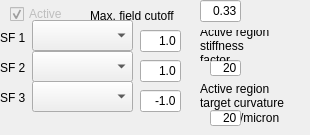
          <widget class="QWidget" name="tab_6">
           <attribute name="title">
            <string>Fold 1</string>
           </attribute>
           <widget class="QLineEdit" name="lineEdit_gamma1">
            <property name="geometry">
             <rect>
              <x>140</x>
              <y>30</y>
              <width>41</width>
              <height>22</height>
             </rect>
            </property>
            <property name="text">
             <string>1.0</string>
            </property>
            <property name="alignment">
             <set>Qt::AlignRight|Qt::AlignTrailing|Qt::AlignVCenter</set>
            </property>
           </widget>
           <widget class="QLabel" name="label_3">
            <property name="geometry">
             <rect>
              <x>0</x>
              <y>60</y>
              <width>31</width>
              <height>16</height>
             </rect>
            </property>
            <property name="text">
             <string>SF 2</string>
            </property>
           </widget>
           <widget class="QLineEdit" name="lineEdit_gamma2">
            <property name="geometry">
             <rect>
              <x>140</x>
              <y>60</y>
              <width>41</width>
              <height>22</height>
             </rect>
            </property>
            <property name="text">
             <string>1.0</string>
            </property>
            <property name="alignment">
             <set>Qt::AlignRight|Qt::AlignTrailing|Qt::AlignVCenter</set>
            </property>
           </widget>
           <widget class="QComboBox" name="comboBox_sf1">
            <property name="geometry">
             <rect>
              <x>32</x>
              <y>20</y>
              <width>101</width>
              <height>31</height>
             </rect>
            </property>
           </widget>
           <widget class="QLabel" name="label_2">
            <property name="geometry">
             <rect>
              <x>0</x>
              <y>30</y>
              <width>31</width>
              <height>16</height>
             </rect>
            </property>
            <property name="text">
             <string>SF 1</string>
            </property>
           </widget>
           <widget class="QLabel" name="label_18">
            <property name="geometry">
             <rect>
              <x>90</x>
              <y>0</y>
              <width>111</width>
              <height>31</height>
             </rect>
            </property>
            <property name="text">
             <string>Max. field cutoff</string>
            </property>
           </widget>
           <widget class="QComboBox" name="comboBox_sf2">
            <property name="geometry">
             <rect>
              <x>32</x>
              <y>51</y>
              <width>101</width>
              <height>31</height>
             </rect>
            </property>
           </widget>
           <widget class="QLabel" name="label_4">
            <property name="geometry">
             <rect>
              <x>0</x>
              <y>90</y>
              <width>31</width>
              <height>16</height>
             </rect>
            </property>
            <property name="text">
             <string>SF 3</string>
            </property>
           </widget>
           <widget class="QLineEdit" name="lineEdit_gamma3">
            <property name="geometry">
             <rect>
              <x>140</x>
              <y>90</y>
              <width>41</width>
              <height>22</height>
             </rect>
            </property>
            <property name="text">
             <string>-1.0</string>
            </property>
            <property name="alignment">
             <set>Qt::AlignRight|Qt::AlignTrailing|Qt::AlignVCenter</set>
            </property>
           </widget>
           <widget class="QLineEdit" name="lineEdit_mp_cutoff">
            <property name="geometry">
             <rect>
              <x>200</x>
              <y>0</y>
              <width>41</width>
              <height>22</height>
             </rect>
            </property>
            <property name="toolTip">
             <string>L max for the scalar field representation</string>
            </property>
            <property name="text">
             <string>0.33</string>
            </property>
            <property name="alignment">
             <set>Qt::AlignRight|Qt::AlignTrailing|Qt::AlignVCenter</set>
            </property>
           </widget>
           <widget class="QComboBox" name="comboBox_sf3">
            <property name="geometry">
             <rect>
              <x>32</x>
              <y>81</y>
              <width>101</width>
              <height>31</height>
             </rect>
            </property>
           </widget>
           <widget class="QCheckBox" name="checkBox_fold1active">
            <property name="enabled">
             <bool>false</bool>
            </property>
            <property name="geometry">
             <rect>
              <x>10</x>
              <y>4</y>
              <width>61</width>
              <height>20</height>
             </rect>
            </property>
            <property name="toolTip">
             <string>Check to show higher resolution mesh updated during optimization.</string>
            </property>
            <property name="text">
             <string>Active</string>
            </property>
            <property name="checked">
             <bool>true</bool>
            </property>
           </widget>
           <widget class="QLineEdit" name="lineEdit_stiff_fac">
            <property name="geometry">
             <rect>
              <x>210</x>
              <y>60</y>
              <width>31</width>
              <height>16</height>
             </rect>
            </property>
            <property name="toolTip">
             <string>&lt;html&gt;&lt;head/&gt;&lt;body&gt;&lt;p&gt;Specifies the factor by which the mesoderm promordium is stiffer (higher Young's modulus) than the remaining tissue&lt;/p&gt;&lt;/body&gt;&lt;/html&gt;</string>
            </property>
            <property name="text">
             <string>20</string>
            </property>
            <property name="alignment">
             <set>Qt::AlignRight|Qt::AlignTrailing|Qt::AlignVCenter</set>
            </property>
           </widget>
           <widget class="QLabel" name="label_9">
            <property name="geometry">
             <rect>
              <x>200</x>
              <y>30</y>
              <width>81</width>
              <height>31</height>
             </rect>
            </property>
            <property name="toolTip">
             <string>&lt;html&gt;&lt;head/&gt;&lt;body&gt;&lt;p&gt;Specifies the factor by which the mesoderm promordium is stiffer (higher Young's modulus) than the remaining tissue&lt;/p&gt;&lt;/body&gt;&lt;/html&gt;</string>
            </property>
            <property name="text">
             <string>Active region
stiffness
factor</string>
            </property>
           </widget>
           <widget class="QLabel" name="label_10">
            <property name="geometry">
             <rect>
              <x>200</x>
              <y>80</y>
              <width>101</width>
              <height>31</height>
             </rect>
            </property>
            <property name="text">
             <string>Active region
target curvature</string>
            </property>
           </widget>
           <widget class="QLabel" name="label_11">
            <property name="geometry">
             <rect>
              <x>240</x>
              <y>110</y>
              <width>51</width>
              <height>16</height>
             </rect>
            </property>
            <property name="text">
             <string>/micron</string>
            </property>
           </widget>
           <widget class="QLineEdit" name="lineEdit_active_region_curvature">
            <property name="geometry">
             <rect>
              <x>210</x>
              <y>110</y>
              <width>31</width>
              <height>16</height>
             </rect>
            </property>
            <property name="text">
             <string>20</string>
            </property>
            <property name="alignment">
             <set>Qt::AlignRight|Qt::AlignTrailing|Qt::AlignVCenter</set>
            </property>
           </widget>
          </widget>
